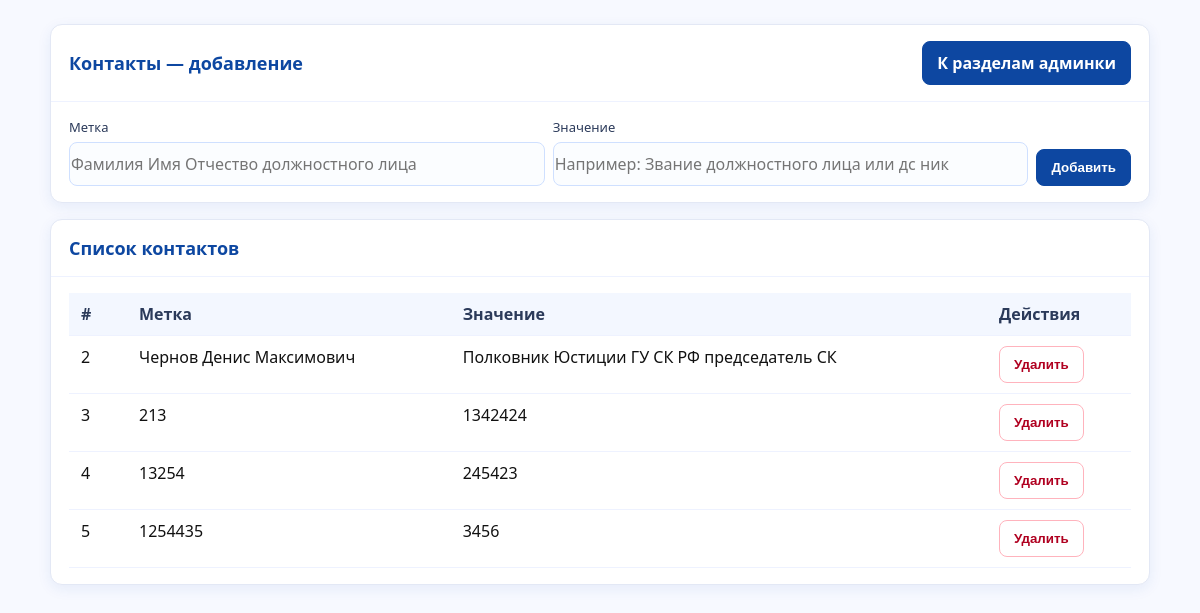
The page /admin/contacts (signed in) on the database as committed earlier.
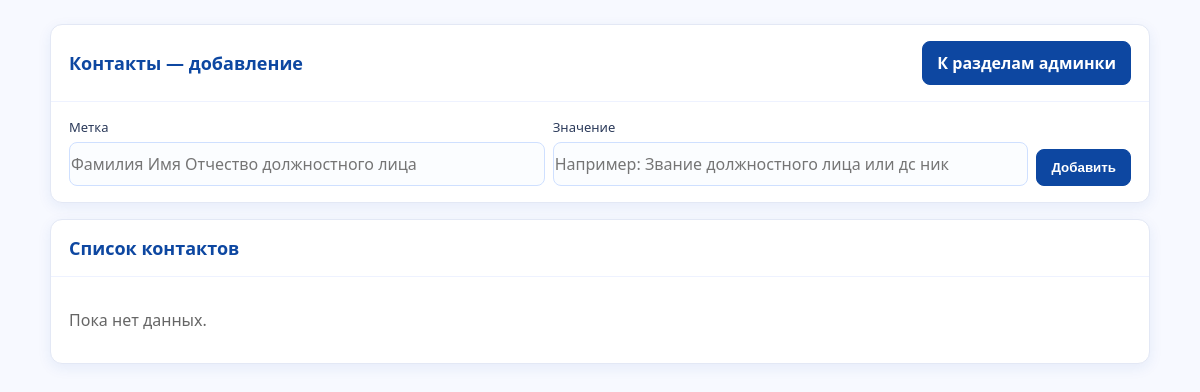
The same page on the database as committed later.
### tables this page shows
CREATE TABLE contacts (
            id INTEGER PRIMARY KEY AUTOINCREMENT,
            label TEXT NOT NULL,
            value TEXT NOT NULL
        );

### app.py (the view)
@app.route('/admin/contacts')
def admin_contacts():
    if not is_admin():
        return redirect(url_for('admin_login'))
    conn = get_db()
    cur = conn.cursor()
    cur.execute('SELECT id, label, value FROM contacts ORDER BY id ASC')
    items = [dict(r) for r in cur.fetchall()]
    conn.close()
    unread_count = get_unread_count('admin')
    return render_template('admin/contacts.html', contacts=items, unread_count=unread_count)

### app.py (called while the page is built)
def get_db():
    if DB_TYPE == 'postgresql':
        conn = psycopg2.connect(DATABASE_URL)
        conn.cursor_factory = RealDictCursor
        return conn
    else:
        conn = sqlite3.connect(DB_PATH)
        conn.row_factory = sqlite3.Row
        return conn

def is_admin() -> bool:
    is_admin_status = bool(session.get('is_admin'))
    print(f"DEBUG: is_admin() = {is_admin_status}, session = {dict(session)}")
    return is_admin_status

def get_unread_count(recipient_role, recipient_id=None):
    conn = get_db()
    cur = conn.cursor()
    if recipient_id:
        cur.execute('''SELECT COUNT(*) FROM notifications
                       WHERE recipient_role = ? AND (recipient_id = ? OR recipient_id IS NULL)
                       AND is_read = FALSE''',
                    (recipient_role, recipient_id))
    else:
        cur.execute('''SELECT COUNT(*) FROM notifications
                       WHERE recipient_role = ? AND recipient_id IS NULL
                       AND is_read = FALSE''',
                    (recipient_role,))
    count = cur.fetchone()[0]
    conn.close()
    return count

### templates/admin/contacts.html (shortened to what this page needs)
<!doctype html>
<html lang="ru">
<head>
</head>
<body>
  <div class="container">
    <div class="card" style="margin-bottom:16px;">
      <div class="card__header">
        <h2 class="card__title">Контакты — добавление</h2>
        <a class="btn btn--primary" href="{{ url_for('admin_home') }}">К разделам админки</a>
      </div>
      <div class="card__body">
        <form method="post" action="{{ url_for('admin_contacts_add') }}" class="grid" style="grid-template-columns:1fr 1fr auto; align-items:end;">
          <div class="field">
            <label class="label">Метка</label>
            <input class="input" type="text" name="label" placeholder="Фамилия Имя Отчество должностного лица" required>
          </div>
          <div class="field">
            <label class="label">Значение</label>
            <input class="input" type="text" name="value" placeholder="Например: Звание должностного лица или дс ник" required>
          </div>
          <div>
            <button class="btn btn--primary" type="submit">Добавить</button>
          </div>
        </form>
      </div>
    </div>
    <div class="card">
      <div class="card__header">
        <h2 class="card__title">Список контактов</h2>
      </div>
      <div class="card__body">
        {% if contacts and contacts|length > 0 %}
        <div style="overflow:auto;">
          <table>
            <thead>
              <tr>
                <th style="width:34px;">#</th>
                <th>Метка</th>
                <th>Значение</th>
                <th style="width:120px;">Действия</th>
              </tr>
            </thead>
            <tbody>
              {% for c in contacts %}
              <tr>
                <td>{{ c.id }}</td>
                <td>{{ c.label }}</td>
                <td>{{ c.value }}</td>
                <td>
                  <form method="post" action="{{ url_for('admin_contacts_delete', item_id=c.id) }}" onsubmit="return confirm('Удалить контакт?');">
                    <button class="btn btn--danger" type="submit">Удалить</button>
                  </form>
                </td>
              </tr>
              {% endfor %}
            </tbody>
          </table>
        </div>
        {% else %}
          <p style="color:#666;">Пока нет данных.</p>
        {% endif %}
      </div>
    </div>
  </div>
</body>
</html>

### templates/admin/contacts.html (style rules this page uses)
body { font-family: system-ui, -apple-system, Segoe UI, Roboto, Arial, sans-serif; margin: 0; color: #111; background:#f7f9ff; }
.container { max-width: 1100px; margin: 24px auto; padding: 0 16px; }
.card { background:#fff; border:1px solid #e3e8f5; border-radius:12px; box-shadow: 0 4px 14px rgba(31,80,179,.08); }
.card__header { padding:16px 18px; border-bottom:1px solid #eef2ff; display:flex; align-items:center; justify-content:space-between; }
.card__title { margin:0; font-size:18px; color:#0d47a1; }
.card__body { padding: 16px 18px; }
.grid { display:grid; gap:12px; }
.field { display:grid; gap:6px; }
.label { font-size:13px; color:#2b3a5a; }
.input { width:100%; padding:10px 1px; border:1px solid #cfe0ff; border-radius:8px; font:inherit; background:#fbfdff; }
.btn { display:inline-block; padding:10px 14px; border-radius:8px; font-weight:600; cursor:pointer; text-decoration:none; }
.btn--primary { color:#fff; background:#0d47a1; border:1px solid #0d47a1; }

Rows that differ between the two databases and show on the page:
removed contacts: id "2", label "Чернов Денис Максимович", value "Полковник Юстиции ГУ СК РФ председатель СК"
removed contacts: id "3", label "213", value "1342424"
removed contacts: id "4", label "13254", value "245423"
removed contacts: id "5", label "1254435", value "3456"
Other text that changed with them:
text no longer shown: "# Метка Значение Действия"
text now shown: "Пока нет данных."
